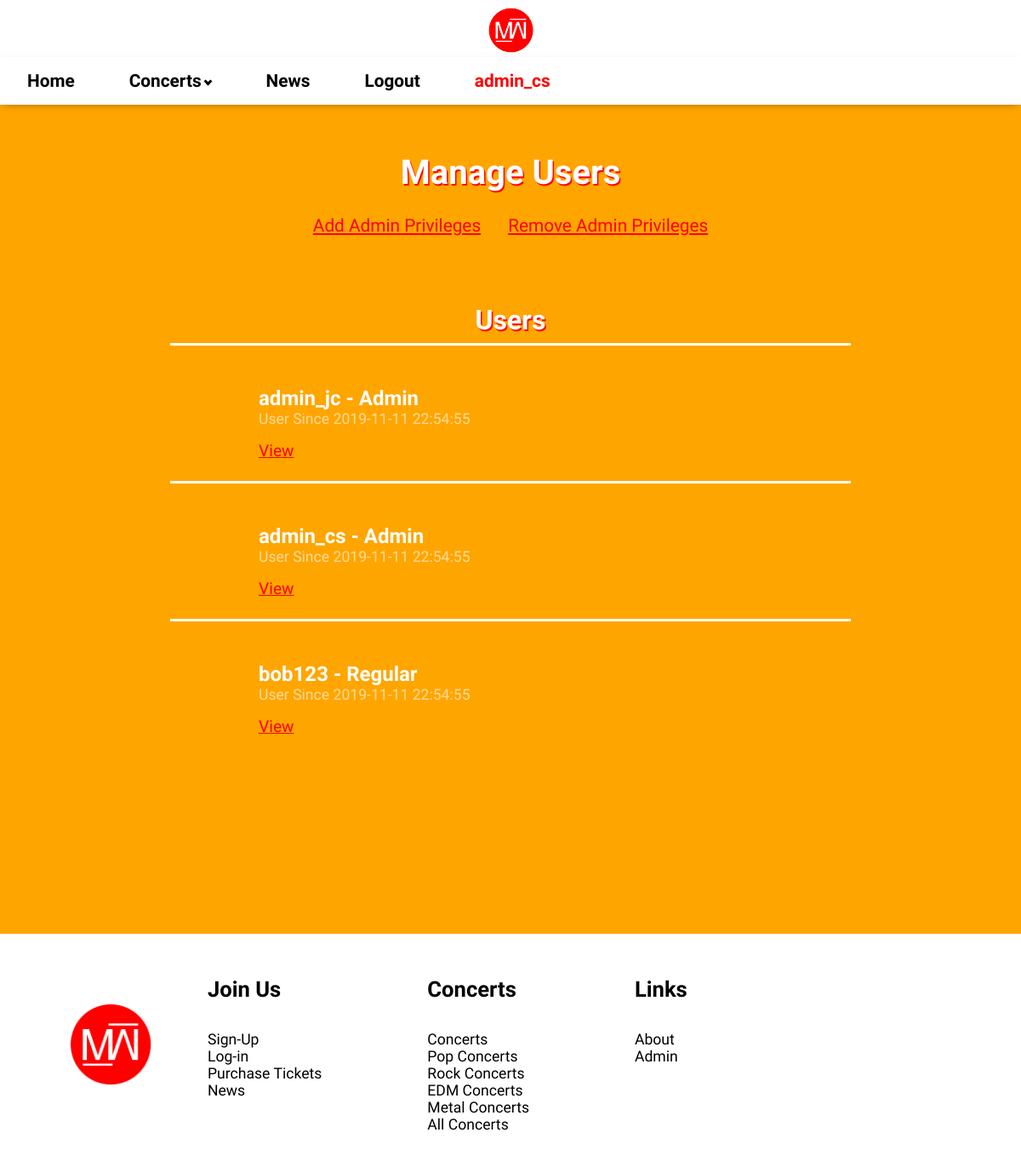
Screenshot of /manageusers.php (signed in) with the database file from the repository.
### tables this page shows
create table users (
userID int(11) unsigned NOT NULL PRIMARY KEY AUTO_INCREMENT,
Username varchar(25) NOT NULL,
Password varchar(255) NOT NULL,
Email varchar(50) NOT NULL,
Firstname varchar(25) NOT NULL,
Lastname varchar(25) NOT NULL,
Street varchar(25),
City varchar(25),
State varchar(25),
prof_picture varchar(50),
created timestamp NOT NULL DEFAULT CURRENT_TIMESTAMP ON UPDATE CURRENT_TIMESTAMP,
admin tinyint(1) not null default '0'
);

### manageusers.php (the view, shortened to what this page needs)
<?php
  include('loginfunctions.php');
  require_once "config.php";
?>
<!DOCTYPE html>
<html lang="en">
<head>
<link rel="stylesheet" href="css/generalstylesheet.css">
<link rel="stylesheet" href="css/manageusers.css">
</head>
<body>
<?php
    if (isLoggedInAdmin())
    {
      echo "<h1>Manage Users</h1>";
      echo "<div id='admin-link'><a href='addadmin.php'>Add Admin Privileges</a>";
      echo "<a href='removeadmin.php'>Remove Admin Privileges</a></div>";
      $result=$link->query("SELECT Username, Email, created, admin FROM users ORDER BY admin DESC, created DESC");
      echo "<div id='container'>";
      echo "<h2>Users</h2>";
      while($row=$result->fetch_object()){
        echo "<div class='user-row'>";
        echo "<h3>".$row->Username." - ";
        if($row->admin == 1){
          echo "Admin</h3>";
        }else{
          echo "Regular</h3>";
        }
        echo "<div class='created-date'>User Since ".$row->created."</div>";
        echo "<a href='viewuser.php?username=".$row->Username."'>View</a>";
        echo "</div>";
      }
      echo "</div>";
    }
    else
    {
      isNotLoggedInAdmin();
    }
  ?>

### css/generalstylesheet.css (style rules this page uses)
body { font-family: 'Staatliches', sans-serif; margin: 0; padding: 0; width: 100%; height: 100%; }
header { padding-top: .5rem; background-color: white; text-align: center; }
h4 { font-size: 1.6rem; }
footer { background-color: white; width: 100%; color: black; margin-top: 5rem; padding-bottom: 1.5rem; position: absolute; }
footer img { margin-top: 5rem; margin-left: 5rem; }
footer ul { display: inline-block; vertical-align: top; text-align: left; padding-left: 5%; padding-right: 5%; }
footer li { list-style-type: none; }
footer li a { color: black; text-decoration: none; font-size: 1.1rem; }

### css/manageusers.css (style rules this page uses)
body { background-color: orange; }
h1 { text-align: center; margin-top: 7rem; color: white; text-shadow: 1.5px 1.5px red; font-size: 2.5rem; }
#admin-link { text-align: center; }
#admin-link a { color: red; font-size: 1.3rem; margin: 1rem; }
#container { margin-top: 5rem; margin-bottom: 8rem; margin-left: auto; margin-right: auto; width: 800px; }
#container h2 { text-align: center; margin-top: 5rem; font-size: 2rem; margin-bottom: .5rem; color: white; text-shadow: 1.5px 1.5px red; }
.user-row { border-bottom: solid white; padding: 1.5rem; }
.user-row:first-of-type { border-top: solid white; }
.user-row:last-of-type { border-bottom: none; }
.user-row h3 { color: white; font-size: 1.5rem; margin-left: 5rem; margin-bottom: 0; }
.created-date { margin-left: 5rem; font-size: 1.1rem; color: white; opacity: 0.6; margin-bottom: 1rem; }
.user-row a { color: red; margin-left: 5rem; font-size: 1.2rem; }

### rows the page displays
users: Username "admin_jc", admin "Admin", created "2019-11-11 22:54:55"
users: Username "admin_cs", admin "Admin", created "2019-11-11 22:54:55"
users: Username "bob123", admin "Regular", created "2019-11-11 22:54:55"

### other values shown
$username "admin_cs"
